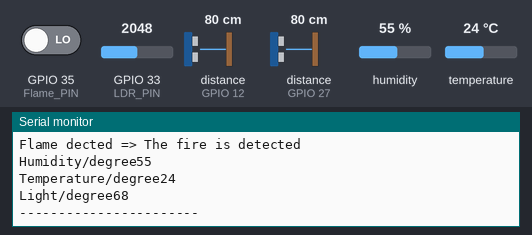
Simulated run of this program. Board: ESP32. Parts: the last lines printed to the serial monitor. Wiring (inferred from the names in the program): 2 × ultrasonic range finder: trigger GPIO 13, echo GPIO 12 / trigger GPIO 14, echo GPIO 27. The inputs (shaded band) are chosen by the test bench; at power-on: distance to the obstacle (sensors on GPIO 12, GPIO 27) 80 cm, GPIO 33 (LDR_PIN) = 2048, GPIO 35 (Flame_PIN) LOW, humidity 55 %, temperature 24 °C. The echo pulse lasts 58.3 µs per cm; WiFi joins after 1.5 s; servers stay silent unless stated.

Above: at 2.7 s.
2.8 s: distance to the obstacle (sensor on GPIO 12) set to 23 cm
At 3.37 s:
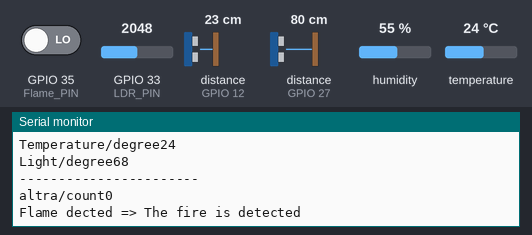
5.9 s: distance to the obstacle (sensor on GPIO 12) set to 19 cm
At 5.96 s:
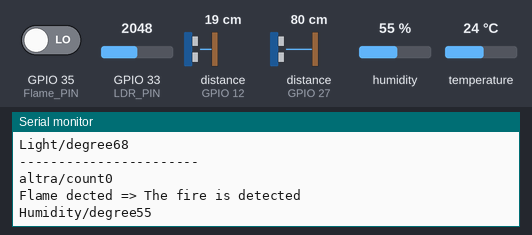
Timing chart, 0 to 8.9 s (numbered marks = the images above; inputs shaded):
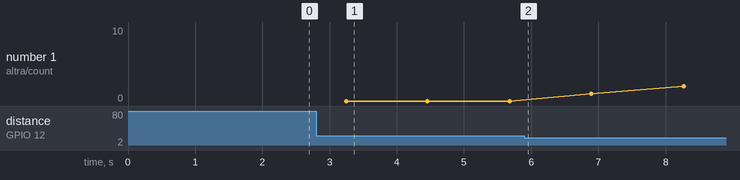

The program:

main.cpp
```cpp
#include <DHT.h>
#include <WiFi.h>
#include <WiFiUdp.h>
#include <Arduino.h>
#include <NTPClient.h>
#include <Firebase_ESP_Client.h>
#include <Adafruit_Sensor.h>

// Variables
unsigned long sendDataPrevMillis = 0;

int counter_1 = 0;
int old_counter_1 = 0;

int lightLevel = 0;
int old_lightLevel = 0;

int storedValue = 0;
int counter = 0;

// esp32 pin
#define Flame_PIN 35

#define TRIG_PIN_1 13
#define ECHO_PIN_1 12
#define TRIG_PIN_2 14
#define ECHO_PIN_2 27

#define LDR_PIN 33
#define DHT_TYPE DHT11
#define DHT_PIN 32

// objects
FirebaseData fbdo;
FirebaseAuth auth;
FirebaseConfig config;

DHT dht(DHT_PIN, DHT_TYPE);


// conection
#define WIFI_SSID "Ayman"
#define WIFI_PASSWORD "1234567899"
#define API_KEY "AIzaSyBZ34_7Zd6yzT64om9hiY_aEdM0jQ-t9K4"
#define DATABASE_URL "https://smartclassroom-75af0-default-rtdb.firebaseio.com/"
#define USER_EMAIL "mohamedyasser@gmail.com"
#define USER_PASSWORD "mohamedyasser@gmail.com"

// Function Initialize Wi-Fi connection
void wiFiConnection(){
  Serial.print("Connected to Wi-Fi ...");
  WiFi.begin(WIFI_SSID, WIFI_PASSWORD);
  while (WiFi.status() != WL_CONNECTED) {
    delay(300);
    Serial.print(".");
  }
  Serial.println();
  Serial.print("Connected to Wi-Fi with IP: ");
  Serial.println(WiFi.localIP());
}

// Function Initialize Firebase
void firebaseConnection(){

  config.api_key = API_KEY;
  config.database_url = DATABASE_URL;
  auth.user.email = USER_EMAIL;
  auth.user.password = USER_PASSWORD;

  Firebase.begin(&config, &auth);
  Firebase.reconnectNetwork(true);
  fbdo.setBSSLBufferSize(4096, 1024);
  fbdo.setResponseSize(2048);
  config.timeout.serverResponse = 10 * 1000;
}

// Function to upload sensor data to Firebase
void uploadSensorData(String path, int value) {
  if (Firebase.RTDB.setInt(&fbdo, path, value)) {
    Serial.print(path);
    Serial.println(value);
  } else {
    Serial.println(fbdo.errorReason().c_str());
  }
}

// Function to read distance from ultrasonic sensor
float readDistanceCM(int TR, int EC) {
  digitalWrite(TR, LOW);
  delayMicroseconds(2);
  digitalWrite(TR, HIGH);
  delayMicroseconds(10);
  digitalWrite(TR, LOW);
  int duration = pulseIn(EC, HIGH);
  return duration * 0.034 / 2;
}

// Function to read Light Level (0 to 100)
int readLightLevel(){
  uint16_t LDR_val = analogRead(LDR_PIN);
  lightLevel = map(LDR_val, 0, 3000, 0, 100);
  return lightLevel;
}

// Function Check if the current sensor value has changed from the stored value
void updateSensorData(String path, int currentValue) {
  if (currentValue != storedValue) {
    storedValue = currentValue;
    // Upload the new value to Firebase
    uploadSensorData(path, currentValue);
  }
}

// Function Flame
int readFlame(){
  int flame_state = digitalRead(Flame_PIN);

  if (flame_state == HIGH){
    Serial.println("No flame dected => The fire is NOT detected"); }
  else{
    Serial.println("Flame dected => The fire is detected"); }

  return flame_state;
}

// Function DH11
void dh11Setup(){
  dht.begin();
}
float readDHTHumidity() {
  // Sensor readings may also be up to 2 seconds
  float h = dht.readHumidity();
  if (isnan(h)) {
    Serial.println("Failed to read from DHT sensor!");
    return -1;
  }
  else {
    // Serial.println(h);
    return h;
  }
}
float readDHTTemperature() {
  // Sensor readings may also be up to 2 seconds
  // Read temperature as Celsius (the default)
  float t = dht.readTemperature();
  if (isnan(t)) {
    Serial.println("Failed to read from DHT sensor!");
    return -1;
  }
  else {
    // Serial.println(t);
    return t;
  }
}

void setup() {
  Serial.begin(9600);

  // Initialize pins
  pinMode(TRIG_PIN_1, OUTPUT);
  pinMode(ECHO_PIN_1, INPUT);

  pinMode(TRIG_PIN_2, OUTPUT);
  pinMode(ECHO_PIN_2, INPUT);

  pinMode(LDR_PIN, INPUT);

  pinMode(Flame_PIN, INPUT);

  wiFiConnection();
  firebaseConnection();

  dh11Setup();

}

void loop(){

  // Send data to Firebase at regular intervals
  if (Firebase.ready() && (millis() - sendDataPrevMillis > 1000 || sendDataPrevMillis == 0)) {
    sendDataPrevMillis = millis();
    delay(500);
  }

  float distance_1 = readDistanceCM(TRIG_PIN_1,ECHO_PIN_1);
  if (distance_1 < 20) {
    counter++;
  }

  float distance_2 = readDistanceCM(TRIG_PIN_2,ECHO_PIN_2);
  if (distance_2 < 20) {
    counter--;
  }

  updateSensorData("altra/count",counter);


  // int state = ;
  updateSensorData("flame/fire",readFlame());

updateSensorData("Humidity/degree",readDHTHumidity());
updateSensorData("Temperature/degree",readDHTTemperature());

updateSensorData("Light/degree",readLightLevel());

Serial.println("-----------------------");

  delay(100);
}
```

Measured:
- the behaviour switches between 21 and 20 cm on distance to the obstacle (sensor on GPIO 12) (found by bisection; images 1 and 2)
- plotted number 1: 0 → 10 after the input at 5.9 s
